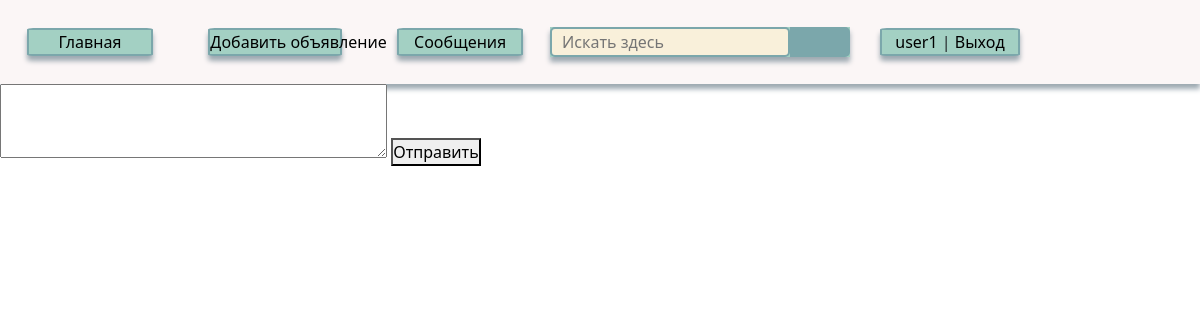
/dialog/user1/ (signed in), run on an earlier commit of the app's database.
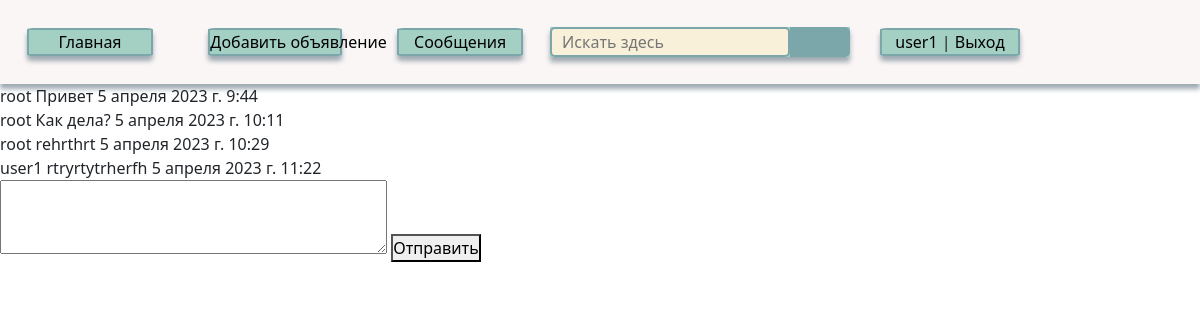
And on a later commit of the database.
### main/models.py (models this page shows, shortened)
class Message(models.Model):
    sender = models.ForeignKey(Profile, models.SET_NULL, null=True, blank=True)
    recipient = models.ForeignKey(Profile, models.SET_NULL, null=True, blank=True, related_name="messages")
    message = models.TextField(max_length=500)
    is_read = models.BooleanField(default=False, null=True)
    created = models.DateTimeField(default=timezone.now)

class Profile(models.Model):
    user = models.OneToOneField(User, on_delete=models.CASCADE)
    bio = models.TextField(max_length=500)
    avatar = models.ImageField(default='2.jpeg', upload_to='profile_images')
    email = models.EmailField(blank=True)
    birthday = models.DateField(null=True, blank=True)
    slug = models.SlugField(unique=True, null=True)
    def __str__(self):
        return self.user.username

### main/views.py (the view, shortened to what this page needs)
# urls.py: path('dialog/<slug:slug>/', Chat.as_view(), name='chat')
class Chat(DataMixin, CreateView, ListView):
    model = Message
    template_name = 'main/index/Chat.html'
    context_object_name = 'dialog'
    form_class = MessageForm
    def get_context_data(self, *, object_list=None, **kwargs):
        context = super().get_context_data(**kwargs)
        c_def = self.get_using_context(title='Сообщения',
                                       form=self.form_class,
                                       profile=Profile.objects.get(slug=self.kwargs['slug'])
                                       )
        return context | c_def
    def get_queryset(self):
        message = Message.objects.filter(recipient_id=self.request.user.id)
        from_message = Message.objects.filter(sender_id=self.request.user.id)
        return message | from_message

### main/utils.py (called while the page is built)
    def get_using_context(self, **kwargs):
        context = kwargs
        cats = Category.objects.all()
        context['menu'] = menu
        context['cats'] = cats
        if 'cat_selected' not in context:
            context['cat_selected'] = 0
        return context

### main/templates/main/index/Chat.html (shortened to what this page needs)
{% extends 'main/index/base.html' %}
{% block all_content %}
{% for d in dialog %}
<div>{{ d.sender }} {{ d.message }} {{ d.created }}</div>
{%  endfor %}
<form method="POST">
    {{ form.message }}
    <button type="submit">Отправить</button>
</form>
{% endblock %}

### main/templates/main/index/base.html (shortened to what this page needs)
<!doctype html>
<html lang="ru" xmlns="http://www.w3.org/1999/html">
<head>
    {% load main_tags %}
    {% load static %}
    <link href="https://cdn.jsdelivr.net/npm/bootstrap@5.3.0-alpha1/dist/css/bootstrap.min.css" rel="stylesheet"
>
    <link rel="stylesheet" href="{% static 'Css/style.css' %}">
</head>
<body>
{% block header %}
<div class="text-center" id="header">
    {% for m in menu%}
    {% if m.title == Поиск%}
    <div class="search">
        <input type="text" placeholder="Искать здесь">
        <button type="submit"></button>
    </div>
    {% else %}
    <div class="home">
        <a href="{% url m.url_name %}">{{ m.title }}</a>
    </div>
    {% endif %}
    {% endfor %}
    {% if request.user.is_authenticated%}
    <div class="home">
        <a href="{% url 'profile_user' request.user.profile.slug %}">{{ user.username }}</a> |
        <a href="{% url 'logout' %}">Выход</a>
    </div>
    {% endif %}
</div>
{% endblock %}
{% block all_content %}{% endblock %}
</body>
</html>

### static/Css/style.css (style rules this page uses)
* { margin: 0; padding: 0; box-sizing: border-box; }
#header { background: rgb(251, 246, 246); height: 7vmax; width: 100%; display: grid; grid-template-columns: 1fr 1fr 1fr 300px 200px 150px; box-shadow: 0 5px 5px #9da9b1; justify-content: center; }
.search { background: #A3D0C3; width: 100%; height: 30px; display: grid; grid-template-columns: 80% 20%; box-shadow: 0 5px 5px #9da9b1; justify-self: center; align-self: center; margin: 5px; }
.search input { padding-left: 10px; border: 2px solid #7BA7AB; border-radius: 5px; outline: none; background: #F9F0DA; color: #9E9C9C; }
.search button { grid-column: 2/3; width: 100%; height: 100%; border: none; background: #7BA7AB; border-radius: 0 5px 5px 0; cursor: pointer; }
.search button::before { content: "\f002"; font-family: FontAwesome; font-size: 16px; color: #F9F0DA; }
.home { width: 70%; margin: 5px; border: 2px solid #7BA7AB; box-shadow: 0 5px 5px #9da9b1; background: #A3D0C3; border-radius: 5%; display: inline; justify-self: center; align-self: center; white-space: nowrap; }
.home a { width: 100%; text-align: center; color: black; text-decoration: none; justify-self: center; align-self: center; }

What changed in the data, as far as the page shows it:
added Message: sender "root", message "Привет", created "5 апреля 2023 г. 9:44"
added Message: sender "root", message "Как дела?", created "5 апреля 2023 г. 10:11"
added Message: sender "root", message "rehrthrt", created "5 апреля 2023 г. 10:29"
added Message: sender "user1", message "rtryrtytrherfh", created "5 апреля 2023 г. 11:22"
